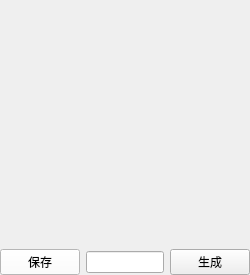
<?xml version="1.0" encoding="UTF-8"?>
<ui version="4.0">
 <class>MainWindow</class>
 <widget class="QMainWindow" name="MainWindow">
  <property name="geometry">
   <rect>
    <x>0</x>
    <y>0</y>
    <width>250</width>
    <height>275</height>
   </rect>
  </property>
  <property name="sizePolicy">
   <sizepolicy hsizetype="Fixed" vsizetype="Fixed">
    <horstretch>0</horstretch>
    <verstretch>0</verstretch>
   </sizepolicy>
  </property>
  <property name="minimumSize">
   <size>
    <width>250</width>
    <height>275</height>
   </size>
  </property>
  <property name="maximumSize">
   <size>
    <width>250</width>
    <height>275</height>
   </size>
  </property>
  <property name="windowTitle">
   <string>MainWindow</string>
  </property>
  <property name="styleSheet">
   <string notr="true"/>
  </property>
  <widget class="QWidget" name="centralWidget">
   <property name="sizePolicy">
    <sizepolicy hsizetype="Fixed" vsizetype="Fixed">
     <horstretch>0</horstretch>
     <verstretch>0</verstretch>
    </sizepolicy>
   </property>
   <property name="minimumSize">
    <size>
     <width>250</width>
     <height>275</height>
    </size>
   </property>
   <property name="maximumSize">
    <size>
     <width>250</width>
     <height>275</height>
    </size>
   </property>
   <layout class="QGridLayout" name="gridLayout">
    <property name="leftMargin">
     <number>0</number>
    </property>
    <property name="topMargin">
     <number>0</number>
    </property>
    <property name="rightMargin">
     <number>0</number>
    </property>
    <property name="bottomMargin">
     <number>0</number>
    </property>
    <property name="spacing">
     <number>0</number>
    </property>
    <item row="0" column="0">
     <widget class="QrcodeGenerate" name="widget" native="true">
      <property name="sizePolicy">
       <sizepolicy hsizetype="Fixed" vsizetype="Fixed">
        <horstretch>0</horstretch>
        <verstretch>0</verstretch>
       </sizepolicy>
      </property>
      <property name="minimumSize">
       <size>
        <width>250</width>
        <height>250</height>
       </size>
      </property>
      <property name="maximumSize">
       <size>
        <width>250</width>
        <height>250</height>
       </size>
      </property>
      <property name="styleSheet">
       <string notr="true"/>
      </property>
     </widget>
    </item>
    <item row="1" column="0">
     <widget class="QWidget" name="widget_2" native="true">
      <property name="styleSheet">
       <string notr="true"/>
      </property>
      <layout class="QGridLayout" name="gridLayout_2">
       <property name="leftMargin">
        <number>0</number>
       </property>
       <property name="topMargin">
        <number>0</number>
       </property>
       <property name="rightMargin">
        <number>0</number>
       </property>
       <property name="bottomMargin">
        <number>0</number>
       </property>
       <property name="spacing">
        <number>0</number>
       </property>
       <item row="0" column="0">
        <layout class="QHBoxLayout" name="horizontalLayout">
         <item>
          <widget class="QPushButton" name="pushButton_2">
           <property name="styleSheet">
            <string notr="true">background-color: rgb(255, 255, 255);</string>
           </property>
           <property name="text">
            <string>保存</string>
           </property>
          </widget>
         </item>
         <item>
          <widget class="QLineEdit" name="lineEdit"/>
         </item>
         <item>
          <widget class="QPushButton" name="pushButton">
           <property name="text">
            <string>生成</string>
           </property>
          </widget>
         </item>
        </layout>
       </item>
      </layout>
     </widget>
    </item>
   </layout>
  </widget>
 </widget>
 <layoutdefault spacing="6" margin="11"/>
 <customwidgets>
  <customwidget>
   <class>QrcodeGenerate</class>
   <extends>QWidget</extends>
   <header location="global">qrcodegenerate.h</header>
   <container>1</container>
  </customwidget>
 </customwidgets>
 <resources/>
 <connections/>
</ui>
